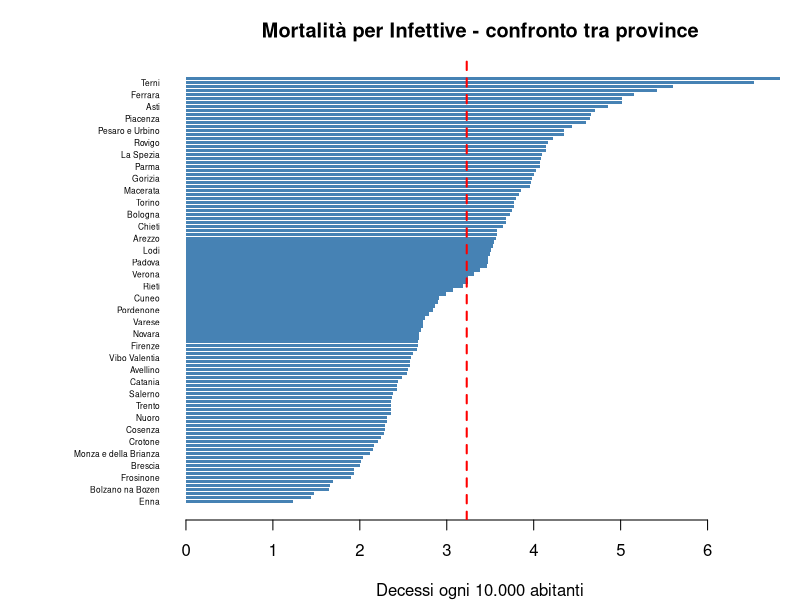
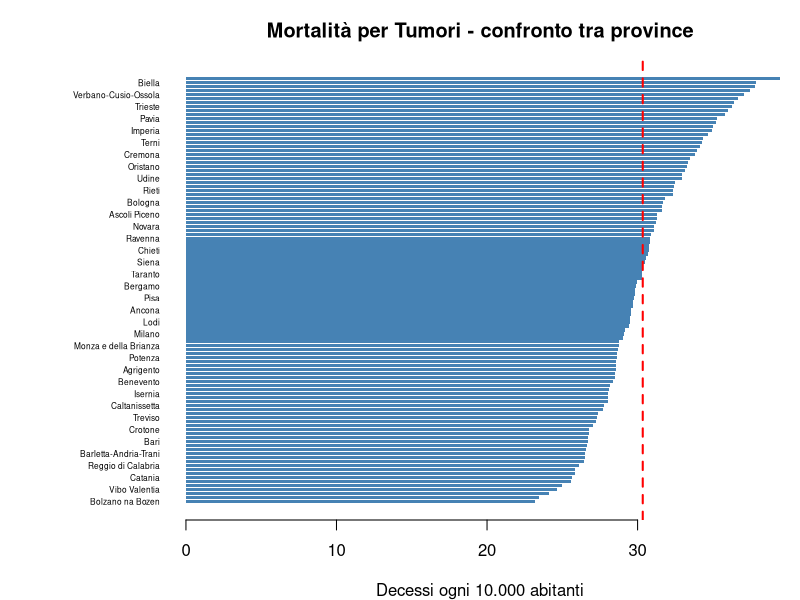
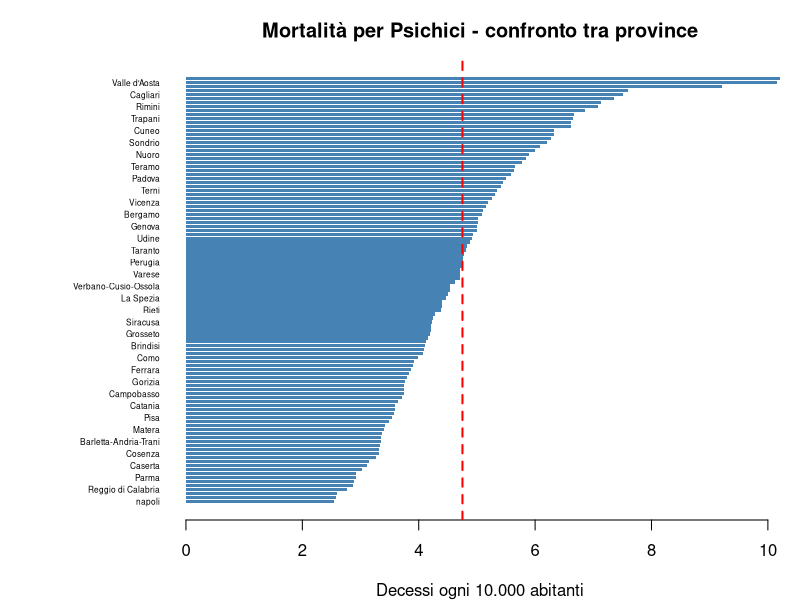
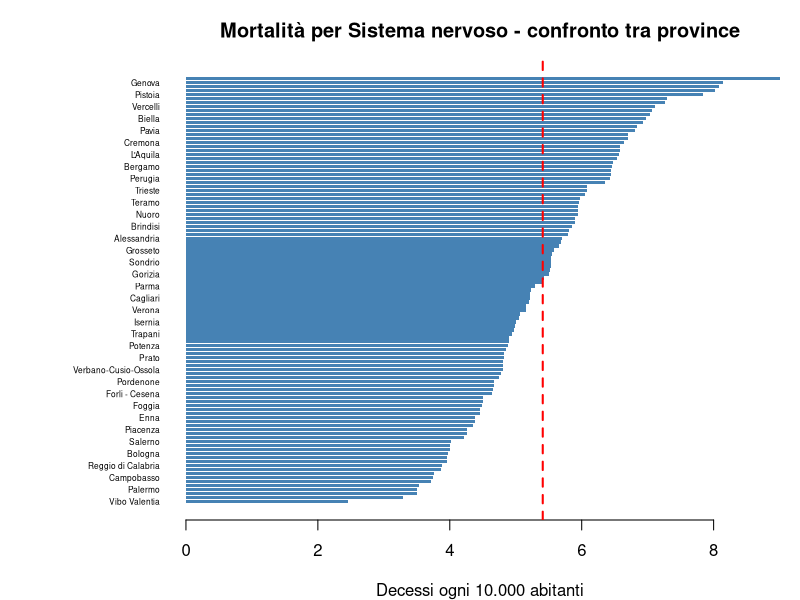
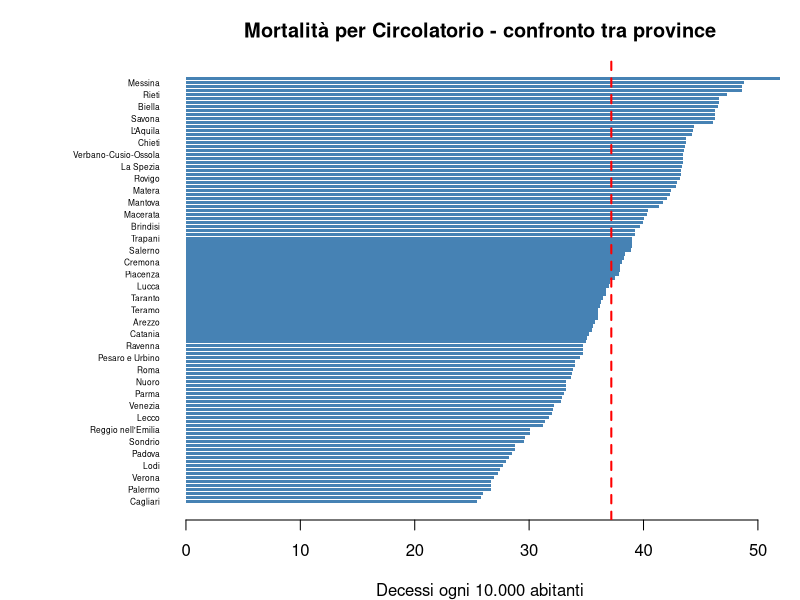
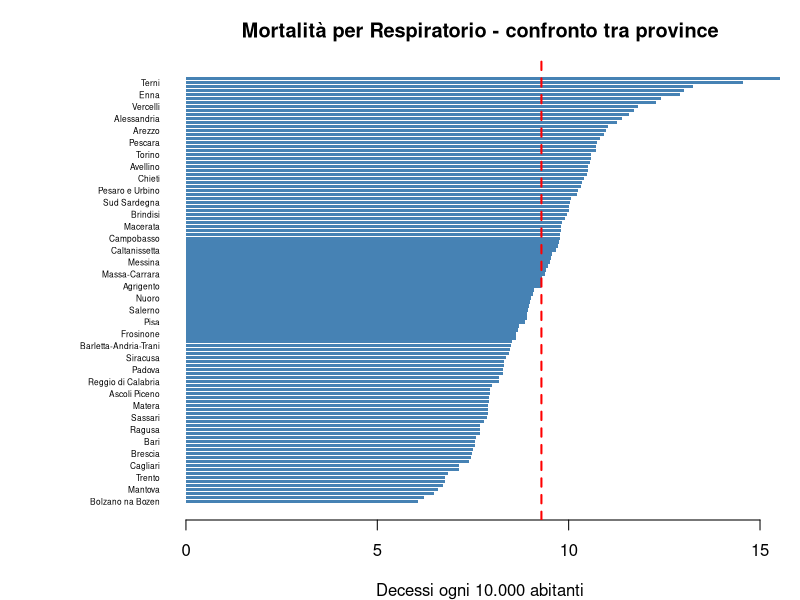
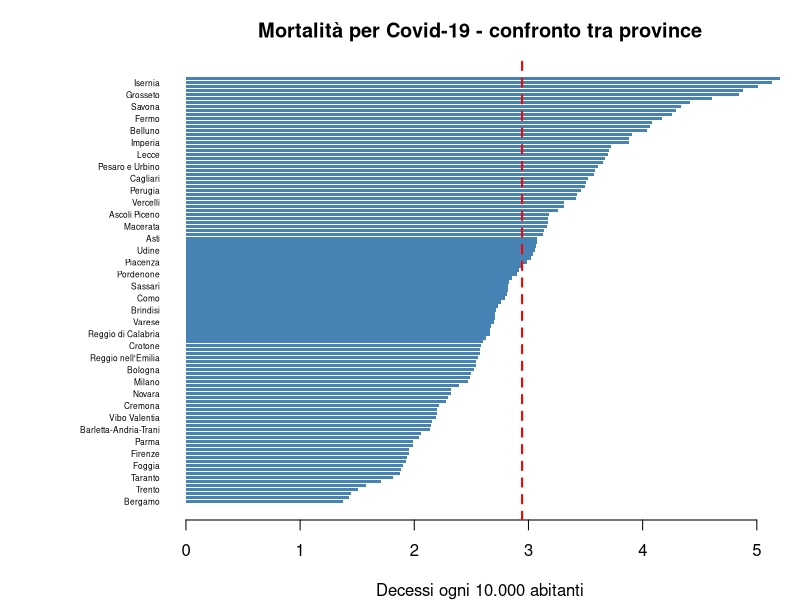
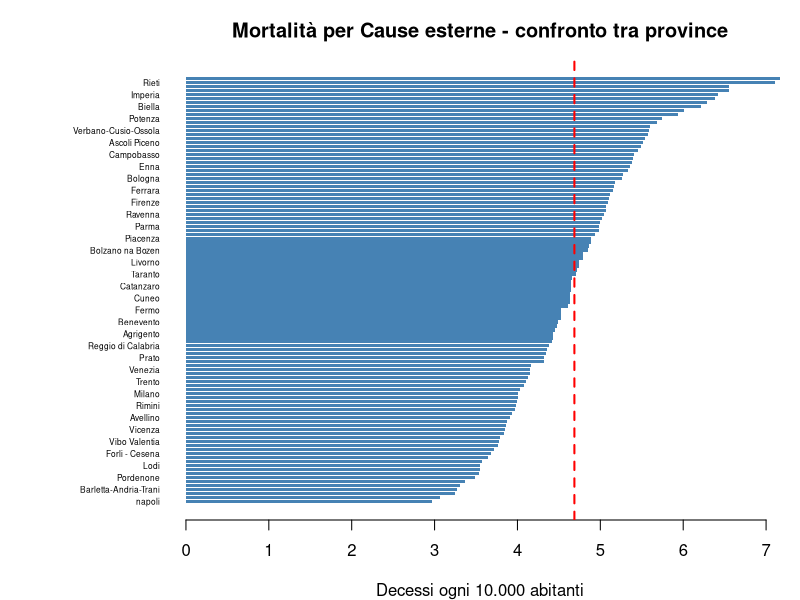

These charts were generated, in order, by the following R code: (Note: this script raises an error after producing the figures.)
getwd()

dati <- read.csv("dati_per_analisi.csv", check.names = FALSE)

#rinomina colonne per comodità 
colnames(dati) <- c("provincia", "causa", "decessi", "pil_tot", "popolazione",
                    "pil_pc", "tasso")

#controlli di base 
str(dati)
head(dati)
nrow(dati)
sum(is.na(dati))

#prep. variabili 
dati$pil_pc_k <- dati$pil_pc * 1000 #PIL in migiaia più leggibile
#nomi delle colonne più brevi e leggibili
dati$causa_breve <- dati$causa
dati$causa_breve[dati$causa == "Alcune malattie infettive e parassitarie"] <- "Infettive"
dati$causa_breve[dati$causa == "Tumori"] <- "Tumori"
dati$causa_breve[dati$causa == "Malattie del sangue e degli organi ematopoietici ed alcuni disturbi del sistema immunitario"] <- "Sangue/immunitario"
dati$causa_breve[dati$causa == "Disturbi psichici e comportamentali"] <- "Psichici"
dati$causa_breve[dati$causa == "Malattie del sistema nervoso e degli organi di senso"] <- "Sistema nervoso"
dati$causa_breve[dati$causa == "Malattie del sistema circolatorio"] <- "Circolatorio"
dati$causa_breve[dati$causa == "Malattie del sistema respiratorio"] <- "Respiratorio"
dati$causa_breve[dati$causa == "Malattie del sistema osteomuscolare e del tessuto connettivo"] <- "Osteomuscolare"
dati$causa_breve[dati$causa == "Alcune condizioni morbose che hanno origine nel periodo perinatale"] <- "Perinatali"
dati$causa_breve[dati$causa == "Malformazioni congenite ed anomalie cromosomiche"] <- "Malformazioni"
dati$causa_breve[dati$causa == "Covid-19"] <- "Covid-19"
dati$causa_breve[dati$causa == "Cause esterne di traumatismo e avvelenamento"] <- "Cause esterne"

# tabella con una sola riga per provincia, per le analisi sul PIL
province <- dati[!duplicated(dati$provincia), c("provincia", "popolazione", "pil_tot", "pil_pc_k")]
nrow(province)

dir.create("risultati", showWarnings = FALSE)

#tabella descrittiva per ogni causa
#per ogni causa --> n, media, mediana, deviazione standard, varianza, minimo e massimo e coefficiente di variazione
riassunto <- function(x) {
  c(n        = length(x),
    media    = mean(x),
    mediana  = median(x),
    dev_std  = sd(x),
    varianza = var(x),
    minimo   = min(x),
    massimo  = max(x),
    cv       = sd(x) / mean(x))   # coefficiente di variazione
}

#la funzione tapply(X, G, f) applica la funzione f a X separatamente per ogni gruppo G
lista <- tapply(dati$tasso, dati$causa_breve, riassunto)
tabella_cause <- do.call(rbind, lista) #unisce in una tabella 
tabella_cause <- round(tabella_cause, 2) #arrotonda a due decimali
tabella_cause <- tabella_cause[order(-tabella_cause[, "media"]), ] #dalla più frequente 
print(tabella_cause)
write.csv(tabella_cause, "risultati/tabella_cause.csv")

print(round(riassunto(province$pil_pc_k),2))
summary(province$pil_pc_k)

#GRAFICO A BARRE PER CUASA DI MORTE DI TUTTE LE PRONVINCE
cause <- unique(dati$causa_breve)

pdf("risultati/province_per_causa.pdf", width = 8, height = 18)
for (k in cause) {
  s <- dati[dati$causa_breve == k, ]     # solo le righe di questa causa
  s <- s[order(s$tasso), ]               # ordina dal tasso più basso al più alto
  
  par(mar = c(4, 9, 3, 1))               # più spazio a sinistra per i nomi
  barplot(s$tasso, names.arg = s$provincia,
          horiz = TRUE,                  # barre orizzontali
          las = 1,                       # nomi scritti in orizzontale
          cex.names = 0.5,               # nomi piccoli, per farli stare tutti
          col = "steelblue", border = NA,
          main = paste("Mortalità per", k, "- confronto tra province"),
          xlab = "Decessi ogni 10.000 abitanti")
  abline(v = mean(s$tasso), col = "red", lwd = 2, lty = 2)   # linea della media
}
dev.off()

#ESTREMI PER I TUMORI (prime dieci provincie e ultime dieci province)
s <- dati[dati$causa_breve == "Tumori", ]
s <- s[order(s$tasso), ]
s <- rbind(head(s, 10), tail(s, 10))     # 10 più basse + 10 più alte

png("risultati/tumori_estremi.png", width = 900, height = 700)
par(mar = c(4, 10, 3, 1))
barplot(s$tasso, names.arg = s$provincia, horiz = TRUE, las = 1,
        col = c(rep("palegreen3", 10), rep("tomato", 10)), border = NA,
        main = "Tumori: province con mortalità più bassa e più alta",
        xlab = "Decessi ogni 10.000 abitanti")
dev.off()

#BOXPLOT
pdf("risultati/boxplot_province_per_causa.pdf", width = 8, height = 5)
for (k in cause) {
  s <- dati[dati$causa_breve == k, ]
  
  b <- boxplot(s$tasso, horizontal = TRUE, col = "lightblue",
               main = paste("Boxplot -", k),
               xlab = "Decessi ogni 10.000 abitanti")
  
  # un punto per ogni provincia, spostati un po' in verticale per non sovrapporsi
  stripchart(s$tasso, method = "jitter", add = TRUE,
             pch = 19, col = rgb(0, 0, 0, 0.3), cex = 0.7)
  
  # nomi delle province outlier (b$out contiene i valori degli outlier)
  out <- s[s$tasso %in% b$out, ]
  if (nrow(out) > 0) {
    text(out$tasso, 1.1, labels = out$provincia, pos = 3, cex = 0.7)
  }
}
dev.off()

#UN SOLO BOXPLOT CON TUTTE LE CAUSE 
#usiamo una scala logaritmica sull'asse delle y 
png("GIULIA/risultati/boxplot_tutte_le_cause.png", width = 1100, height = 650)
par(mar = c(9, 5, 3, 1))     # più spazio in basso per le etichette
boxplot(tasso ~ causa_breve, data = dati, las = 2, log = "y", col = "lightblue",
        ylab = "Decessi ogni 10.000 abitanti (scala logaritmica)", xlab = "",
        main = "Mortalità per causa: confronto tra le province (2023)")
dev.off()


#PROVINCE CON I VALORI PIù ALTI E PIù BASSI 
#per ogni causa --> le 3 province con il tasso più basso e le pre con il taso più alto
estremi <- data.frame()
for (k in cause) {
  s <- dati[dati$causa_breve == k, c("provincia", "tasso")]
  s <- s[order(s$tasso), ]
  estremi <- rbind(estremi,
                   data.frame(causa = k, tipo = "più bassi",
                              province = paste(head(s$provincia, 3), collapse = ", ")),
                   data.frame(causa = k, tipo = "più alti",
                              province = paste(tail(s$provincia, 3), collapse = ", ")))
}
print(estremi)
write.csv(estremi, "GIULIA/risultati/province_estreme.csv", row.names = FALSE)

#PIL PRO CAPITE: ISTOGRAMMA E BOXPLOT
png("GIULIA/risultati/pil_pro_capite.png", width = 1000, height = 450)
par(mfrow = c(1, 2))
hist(province$pil_pc_k, breaks = 15, col = "lightgreen", border = "white",
     main = "PIL pro capite delle province (2023)",
     xlab = "Migliaia di euro per abitante", ylab = "Numero di province")
boxplot(province$pil_pc_k, col = "lightgreen",
        main = "PIL pro capite", ylab = "Migliaia di euro per abitante")
dev.off()

# Quali province sono outlier per il PIL pro capite?
boxplot.stats(province$pil_pc_k)$out
province$provincia[province$pil_pc_k %in% boxplot.stats(province$pil_pc_k)$out]

#MORTALITà VS PIL PRO CAPITE (scatterplot e correlazione)
#per ogni causa: nuvola di punti (una per provincia) + retta + correlazione
# cor() calcola il coefficiente di Pearson (r): associazione LINEARE 
# method = "spearman" lavora sui ranghi: associazione monotona, meno sensibile agli outlier

pdf("GIULIA/risultati/scatter_pil_vs_cause.pdf", width = 7, height = 5)
corr <- data.frame()
for (k in cause) {
  s <- dati[dati$causa_breve == k, ]
  r   <- cor(s$pil_pc_k, s$tasso)
  rho <- cor(s$pil_pc_k, s$tasso, method = "spearman")
  corr <- rbind(corr, data.frame(causa = k, n = nrow(s),
                                 pearson = round(r, 2), spearman = round(rho, 2)))
  plot(s$pil_pc_k, s$tasso, pch = 19, col = rgb(0, 0, 1, 0.5),
       xlab = "PIL pro capite (migliaia di euro)",
       ylab = "Decessi ogni 10.000 abitanti",
       main = paste0(k, "  (r = ", round(r, 2), ")"))
  abline(lm(tasso ~ pil_pc_k, data = s), col = "red", lwd = 2)  # retta di riferimento
}
dev.off()

corr <- corr[order(-abs(corr$pearson)), ]
print(corr)
write.csv(corr, "GIULIA/risultati/correlazioni.csv", row.names = FALSE)

#MORTALITà TOTALE 
#sommiamo i decessi delle cause per provincia e dividiamo per la popolazione 
totale <- aggregate(decessi ~ provincia, data = dati, FUN = sum)
totale <- merge(totale, province, by = "provincia")
totale$tasso_tot <- totale$decessi / totale$popolazione * 10000

png("GIULIA/risultati/scatter_mortalita_totale.png", width = 700, height = 500)
plot(totale$pil_pc_k, totale$tasso_tot, pch = 19, col = rgb(0, 0, 1, 0.5),
     xlab = "PIL pro capite (migliaia di euro)",
     ylab = "Decessi ogni 10.000 abitanti (12 cause)",
     main = "Mortalità totale e PIL pro capite")
abline(lm(tasso_tot ~ pil_pc_k, data = totale), col = "red", lwd = 2)
dev.off()
cor(totale$pil_pc_k, totale$tasso_tot)

#CONFRONTO TRA FASCE DI PIL 
# dividiamo le province in 3 gruppi di numerosità simile usando i terzili 
#poi confrontiamo la mortalità per tumori e per malattie circolatorie 
tagli <- quantile(province$pil_pc_k, probs = c(0, 1/3, 2/3, 1))
dati$fascia_pil <- cut(dati$pil_pc_k, breaks = tagli, include.lowest = TRUE,
                       labels = c("PIL basso", "PIL medio", "PIL alto"))

pdf("GIULIA/risultati/boxplot_fasciaPIL.pdf", width = 7, height = 5)
par(mfrow = c(1, 2))
boxplot(tasso ~ fascia_pil, data = dati[dati$causa_breve == "Infettive", ],
        col = c("tomato", "gold", "palegreen3"), main = "Malattie infettive",
        xlab = "", ylab = "Decessi ogni 10.000 abitanti")
boxplot(tasso ~ fascia_pil, data = dati[dati$causa_breve == "Tumori", ],
        col = c("tomato", "gold", "palegreen3"), main = "Tumori",
        xlab = "", ylab = "Decessi ogni 10.000 abitanti")
boxplot(tasso ~ fascia_pil, data = dati[dati$causa_breve == "Sangue/immunitario", ],
        col = c("tomato", "gold", "palegreen3"), main = "Malattie del sangue e del sistema immunitario",
        xlab = "", ylab = "Decessi ogni 10.000 abitanti")
boxplot(tasso ~ fascia_pil, data = dati[dati$causa_breve == "Psichici", ],
        col = c("tomato", "gold", "palegreen3"), main = "Disturbi psichici",
        xlab = "", ylab = "Decessi ogni 10.000 abitanti")
boxplot(tasso ~ fascia_pil, data = dati[dati$causa_breve == "Sistema nervoso", ],
        col = c("tomato", "gold", "palegreen3"), main = "Malattie del sistema nervoso",
        xlab = "", ylab = "Decessi ogni 10.000 abitanti")
boxplot(tasso ~ fascia_pil, data = dati[dati$causa_breve == "Circolatorio", ],
        col = c("tomato", "gold", "palegreen3"), main = "Malattie circolatorie",
        xlab = "", ylab = "Decessi ogni 10.000 abitanti")
boxplot(tasso ~ fascia_pil, data = dati[dati$causa_breve == "Respiratorio", ],
        col = c("tomato", "gold", "palegreen3"), main = "Malattie del sistema respiratorio",
        xlab = "", ylab = "Decessi ogni 10.000 abitanti")
boxplot(tasso ~ fascia_pil, data = dati[dati$causa_breve == "Osteomuscolare", ],
        col = c("tomato", "gold", "palegreen3"), main = "Malattie del sistema osteomuscolare",
        xlab = "", ylab = "Decessi ogni 10.000 abitanti")
boxplot(tasso ~ fascia_pil, data = dati[dati$causa_breve == "Perinatali", ],
        col = c("tomato", "gold", "palegreen3"), main = "Condizioni del periodo perinatale",
        xlab = "", ylab = "Decessi ogni 10.000 abitanti")
boxplot(tasso ~ fascia_pil, data = dati[dati$causa_breve == "Malformazioni", ],
        col = c("tomato", "gold", "palegreen3"), main = "Malformazioni e anomalie cromosomiche",
        xlab = "", ylab = "Decessi ogni 10.000 abitanti")
boxplot(tasso ~ fascia_pil, data = dati[dati$causa_breve == "Covid-19", ],
        col = c("tomato", "gold", "palegreen3"), main = "Covid-19",
        xlab = "", ylab = "Decessi ogni 10.000 abitanti")
boxplot(tasso ~ fascia_pil, data = dati[dati$causa_breve == "Cause esterne", ],
        col = c("tomato", "gold", "palegreen3"), main = "Cause esterne",
        xlab = "", ylab = "Decessi ogni 10.000 abitanti")
dev.off()

print(round(tapply(dati$tasso, list(dati$causa_breve, dati$fascia_pil), mean), 2))
